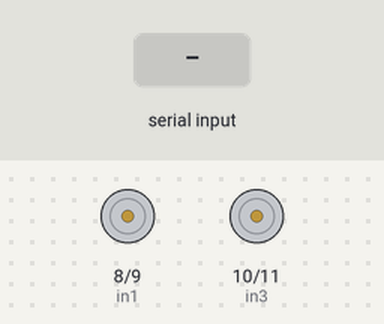
Bench run of a sketch on a simulated Arduino Uno, built with avr-gcc and run on an emulated ATmega328P. On the bench: motor-driver pin pairs drawn as motors (green arrow = first pin HIGH = forward, orange = second pin HIGH = backward, longer = more drive, scaled by the enable pin). The test bench sets the inputs (shaded band).

Above: at 1.2 s.
1.3 s: "F" received over Serial
At 2.1 s:
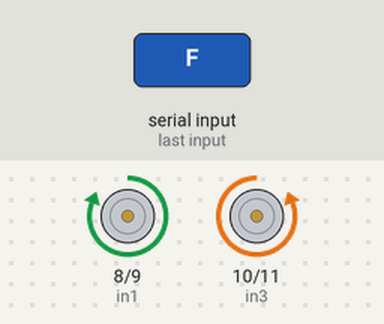
2.8 s: "B" received over Serial
At 3.5 s:
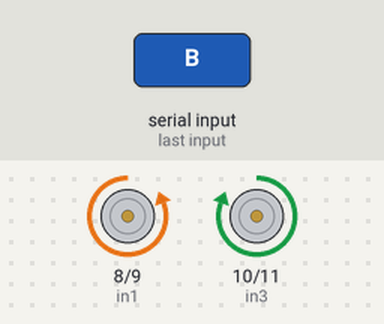
4.3 s: "L" received over Serial
At 4.6 s:
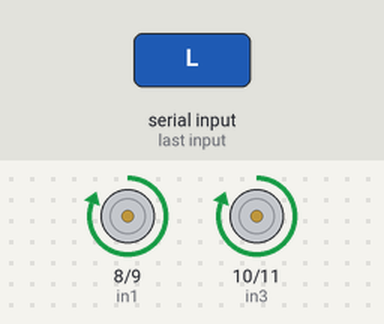
5.8 s: "R" received over Serial
At 6.9 s:
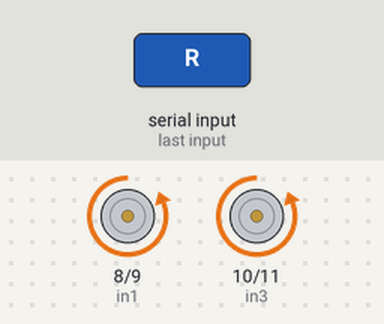
7.3 s: "S" received over Serial
At 7.9 s:
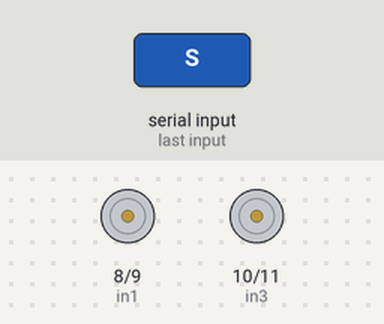
Timing chart, 0 to 9.8 s (numbered marks = the images above; inputs shaded):
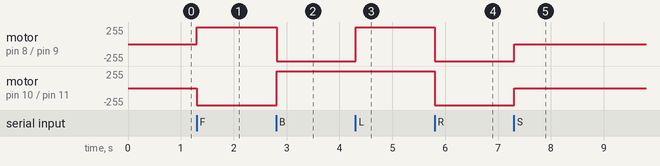

Measured:
- after the input at 1.3 s, motor on pin 8 (in1) / pin 9 (in2): stopped → forward 255/255 at once; motor on pin 10 (in3) / pin 11 (in4): stopped → backward 255/255 at once
- after the input at 2.8 s, motor on pin 8 (in1) / pin 9 (in2): forward 255/255 → backward 255/255 at once; motor on pin 10 (in3) / pin 11 (in4): backward 255/255 → forward 255/255 at once
- after the input at 4.3 s, motor on pin 8 (in1) / pin 9 (in2): backward 255/255 → forward 255/255 at once
- after the input at 5.8 s, motor on pin 8 (in1) / pin 9 (in2), motor on pin 10 (in3) / pin 11 (in4): forward 255/255 → backward 255/255 at once
- after the input at 7.3 s, motor on pin 8 (in1) / pin 9 (in2), motor on pin 10 (in3) / pin 11 (in4): backward 255/255 → stopped at once

The sketch:

Bluetooth.ino
```cpp
#define enA 5
#define in1 8
#define in2 9
#define enB 6
#define in3 10
#define in4 11

char I;

int base_speed = 255;


void setup() {
  pinMode(enA, OUTPUT);
  pinMode(enB, OUTPUT);
  pinMode(in1, OUTPUT);
  pinMode(in2, OUTPUT);
  pinMode(in3, OUTPUT);
  pinMode(in4, OUTPUT);

  Serial.begin(9600);  // Default communication rate of the Bluetooth module
}

void loop() {
  // put your main code here, to run repeatedly:


  if (Serial.available() > 0) {
    I = Serial.read();
  }

  if (I == 'F') {
    digitalWrite(in1, HIGH);
    digitalWrite(in2, LOW);
    digitalWrite(in3, LOW);
    digitalWrite(in4, HIGH);
    analogWrite(enA, base_speed);
    analogWrite(enB, base_speed);
  } else if (I == 'B') {
    digitalWrite(in1, LOW);
    digitalWrite(in2, HIGH);
    digitalWrite(in3, HIGH);
    digitalWrite(in4, LOW);
    analogWrite(enA, base_speed);
    analogWrite(enB, base_speed);
  } else if (I == 'L') {
    digitalWrite(in1, HIGH);
    digitalWrite(in2, LOW);
    digitalWrite(in3, HIGH);
    digitalWrite(in4, LOW);
    analogWrite(enA, base_speed);
    analogWrite(enB, base_speed);

  } else if (I == 'R') {
    digitalWrite(in1, LOW);
    digitalWrite(in2, HIGH);
    digitalWrite(in3, LOW);
    digitalWrite(in4, HIGH);
    analogWrite(enA, base_speed);
    analogWrite(enB, base_speed);
  } else if (I == 'S') {
    digitalWrite(in1, LOW);
    digitalWrite(in2, LOW);
    digitalWrite(in3, LOW);
    digitalWrite(in4, LOW);
    analogWrite(enA, 0);
    analogWrite(enB, 0);
  }
  delay(10);
}
```
